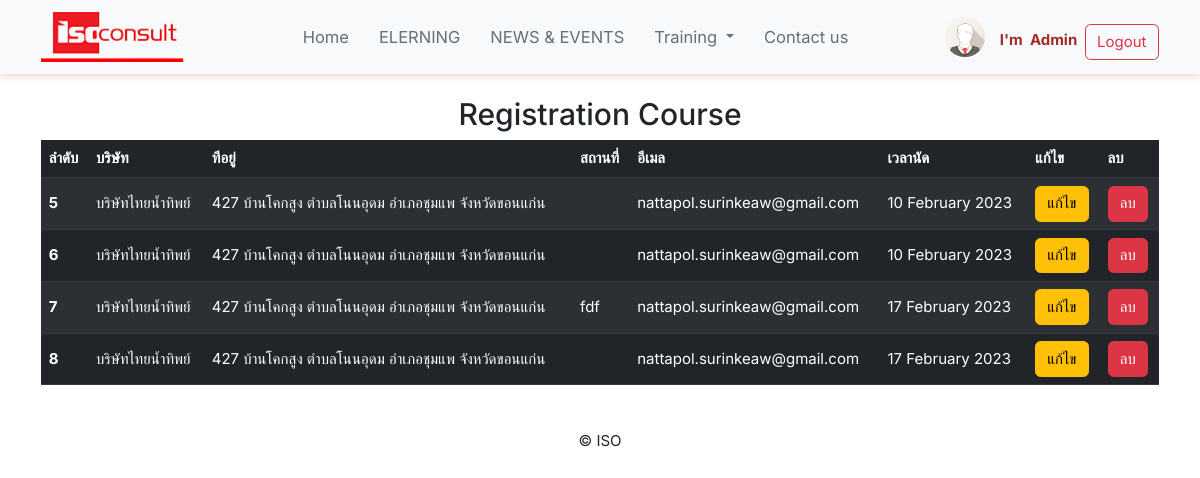
/onsite/courseRegistration (signed in), run on the app's committed database.
### onsite/models.py (models this page shows, shortened)
class Contact(models.Model):
    company = models.CharField(max_length=255)
    address = models.CharField(max_length=255)
    position = models.CharField(max_length=50)
    cusemail = models.CharField(max_length=100)
    date = models.DateField(blank=True, null=True,)

### onsite/views.py (the view)
# urls.py: path('courseRegistration',views.courseRegistration,name='courseRegistration'),
def courseRegistration(request):
    all_contact = Contact.objects.all()
    context = {'all_contact':all_contact}
    return render(request,"onsite_course_registration.html",context)

### onsite/templates/onsite_course_registration.html (shortened to what this page needs)
{% extends 'base.html' %}
{% block content %}
<div class="container mt-4 mb-5">
  <h2 class="text-center">Registration Course</h2>
  <table class="table table-dark table-striped">
    <thead>
      <tr>
        <th scope="col">ลำดับ</th>
        <th scope="col">บริษัท</th>
        <th scope="col">ทีอยู่</th>
        <th scope="col">สถานที่</th>
        <th scope="col">อีเมล</th>
        <th scope="col">เวลานัด</th>
        <th scope="col">แก้ไข</th>
        <th scope="col">ลบ</th>
      </tr>
    </thead>
    <tbody>
      {% for contact in all_contact %}
      <tr>
        <th scope="row">{{contact.id}}</th>
        <td>{{contact.company}}</td>
        <td>{{contact.address}}</td>
        <td>{{contact.position}}</td>
        <td>{{contact.cusemail}}</td>
        <td>{{contact.date|date:"d F Y"}}</td>
        <td><a href="{% url 'contactEdit' contact.id %}" class="btn btn-warning">แก้ไข</a></td>
        <td><a href="contactDelete/{{contact.id}}" class="btn btn-danger" onclick="return confirm('คุณต้องการลบ {{contact.cusemail}} หรือไม่')">ลบ</a></td>
      </tr>
      {% endfor %}
    </tbody>
  </table>
</div>
{% endblock %}

### app_iso/templates/base.html (shortened to what this page needs)
{%load static%}
<!doctype html>
<html lang="en">
<head>
  <link href="https://cdn.jsdelivr.net/npm/bootstrap@5.3.0-alpha1/dist/css/bootstrap.min.css" rel="stylesheet"
>
  <link rel="stylesheet" href="{% static 'style.css' %}">
  <link rel="stylesheet" href="https://cdnjs.cloudflare.com/ajax/libs/font-awesome/4.7.0/css/font-awesome.min.css">
  <link rel="stylesheet" href="https://cdnjs.cloudflare.com/ajax/libs/animate.css/4.1.1/animate.min.css" />
  <link href="https://cdn.jsdelivr.net/npm/froala-editor@3.1.0/css/froala_editor.min.css" rel="stylesheet"
    type="text/css" />
</head>
<body>
  <nav class="navbar navbar-expand-lg bg-body-tertiary">
    <div class="container">
      <a class="navbar-brand" href="{% url 'home-page' %}"><img width="150px"
          src="{% static '/images/isologo.png'%}"></a>
      <div class="collapse navbar-collapse justify-content-between" id="navbarSupportedContent">
        <ul class="navbar-nav ms-auto mb-2 mb-lg-0">
          <li class="nav-item">
            <a class="nav-link" aria-current="page" href="{% url 'home-page' %}">Home</a>
          </li>
          <li class="nav-item">
            <a class="nav-link" href="{% url 'elerning-page' %}">ELERNING</a>
          </li>
          <li class="nav-item">
            <a class="nav-link" href="{% url 'news-page' %}">NEWS & EVENTS</a>
          </li>
          <li class="nav-item dropdown">
            <a class="nav-link dropdown-toggle" href="{% url 'training-page' %}" role="button"
              data-bs-toggle="dropdown">
              Training
            </a>
          </li>
          <li class="nav-item">
            <a class="nav-link" href="{% url 'contact' %}">Contact us</a>
          </li>
        </ul>
        {% if user.is_authenticated %}
        <a class="navbar-brand ms-auto" href="#profile"><img src="{% static '/images/logo_profile.png'%}"
            alt="Avatar Logo" style="width:40px;" class="rounded-pill"></a>
        <font color="brown" class="mt-2"><b>{{user.first_name}}&nbsp&nbsp{{user.last_name}}</b></font>
        <ul class="navbar-nav ms-2 " style="margin-top: 10px;">
          <a href="{% url 'logout' %}"><button class="btn btn-outline-danger">Logout</button></a>
        </ul>
        {%else %}
        <ul class="navbar-nav ms-auto">
          <li><a href="{% url 'login' %}"><button class="btn btn-outline-success ms-3 mb-1">Login</button></a></li>
          <li><a href="{% url 'register-page' %}">
              <button class="btn btn-outline-primary ms-3 mt-auto">Register</button></a></li>
        </ul>
        {% endif %}
      </div>
    </div>
  </nav>
  {% block content %}
  {% endblock %}
  <footer class="container mt-4">
    <div class="text-center">
      <p>&copy; ISO</p>
    </div>
  </footer>
</body>
</html>

### static/style.css (style rules this page uses)
* { font-family: "Inter", sans-serif; box-sizing: border-box; }
html, body { scroll-behavior: smooth; font-size: 15px; line-height: 1.5; margin: 0; overflow-x: hidden; top: 0; left: 0; }
a { text-decoration: none ; }
td,th { vertical-align: middle !important; }
.navbar-expand-lg { box-shadow:rgb(240, 188, 188) 0px 0px 10px 0px; }
.nav-link { color: rgba(34, 54, 69,.7); }
.navbar-expand-lg .navbar-nav .nav-link { padding: 1rem 1rem; font-size: 1.1rem; position: relative; }
a { color: #111111; }

### data on the page
Contact: id "5", company "บริษัทไทยน้ำทิพย์", address "427 บ้านโคกสูง ตำบลโนนอุดม อำเภอชุมแพ จังหวัดขอนแก่น", cusemail "nattapol.surinkeaw@gmail.com", date "10 February 2023"
Contact: id "6", company "บริษัทไทยน้ำทิพย์", address "427 บ้านโคกสูง ตำบลโนนอุดม อำเภอชุมแพ จังหวัดขอนแก่น", cusemail "nattapol.surinkeaw@gmail.com", date "10 February 2023"
Contact: id "7", company "บริษัทไทยน้ำทิพย์", address "427 บ้านโคกสูง ตำบลโนนอุดม อำเภอชุมแพ จังหวัดขอนแก่น", position "fdf", cusemail "nattapol.surinkeaw@gmail.com", date "17 February 2023"
Contact: id "8", company "บริษัทไทยน้ำทิพย์", address "427 บ้านโคกสูง ตำบลโนนอุดม อำเภอชุมแพ จังหวัดขอนแก่น", cusemail "nattapol.surinkeaw@gmail.com", date "17 February 2023"

### other printed values
{{ user.first_name }} "I'm"
{{ user.last_name }} "Admin"
